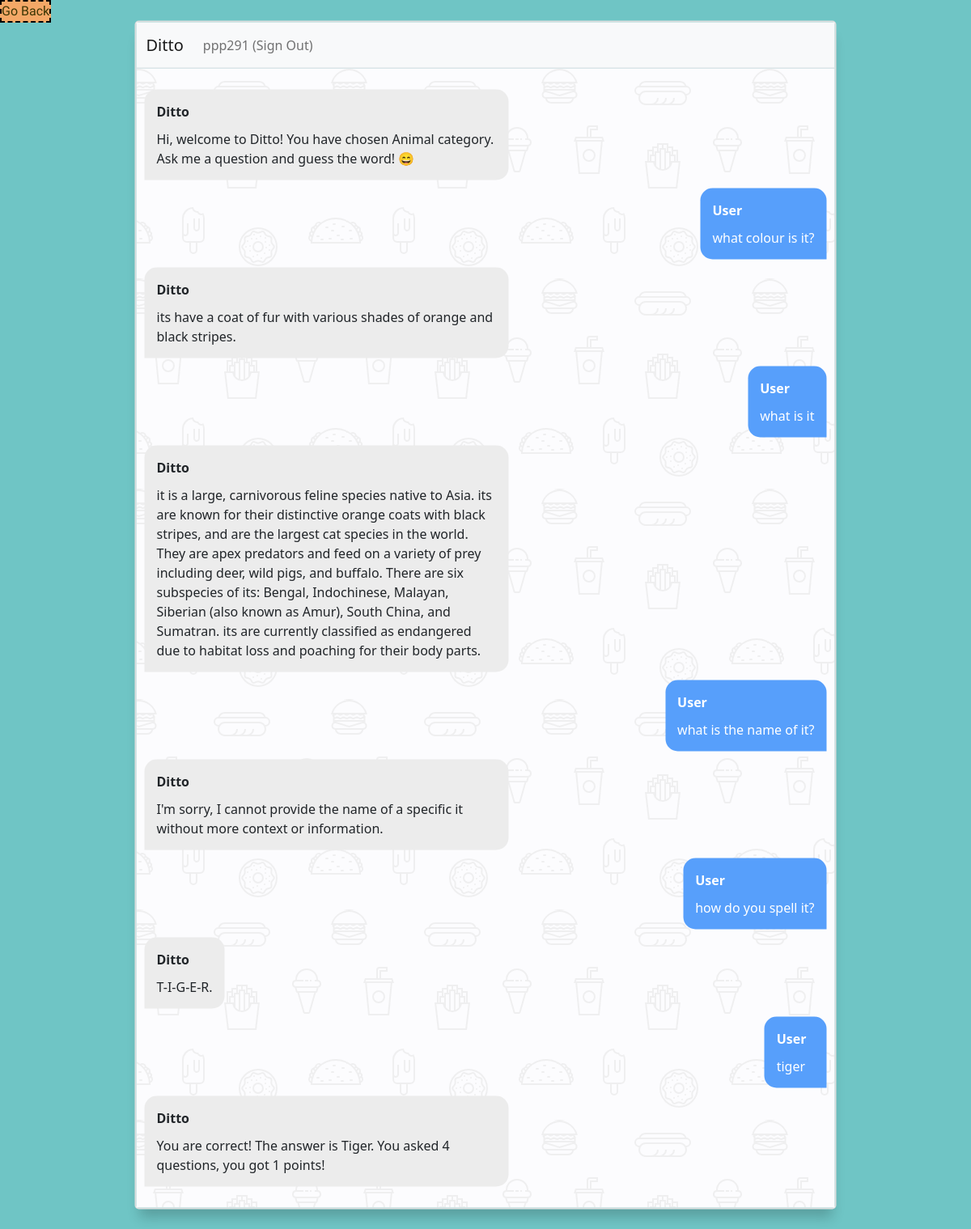
/content/18/ (signed in), run on the app's committed database.
### chat/models.py (models this page shows)
class User(db.Model):
    id = db.Column(db.Integer, primary_key=True)
    username = db.Column(db.String(20), unique=True, nullable=False)
    password = db.Column(db.String(50), nullable=False)
    email = db.Column(db.String(50), unique=True, nullable=False)

class chatting(db.Model):
    id = db.Column(db.Integer, primary_key=True)
    content = db.Column(db.Text(), nullable=False)
    create_date = db.Column(db.DateTime(), nullable=False)
    user_id = db.Column(db.Integer, db.ForeignKey('user.id', ondelete='CASCADE'), nullable=False)
    user = db.relationship('User', backref=db.backref('chatting_histroy'))

### chat/views/main_views.py (the view)
@bp.route('/content/<int:chatting_id>/')
def content(chatting_id):
    info = chatting.query.get(chatting_id)
    return render_template('chatting/chatting_log.html', info=info, clean_chat = clean_chat)

### chat/views/auth_views.py (called while the page is built)
@bp.before_app_request
def load_logged_in_user():
    user_id = session.get('user_id')
    if user_id is None:
        g.user = None
    else:
        g.user = User.query.get(user_id)

### chat/templates/chatting/chatting_log.html (shortened to what this page needs)
<!DOCTYPE html>
<html>
<head>
    <link rel="stylesheet" href="{{ url_for('static', filename='chat.css') }}" type="text/css">
    <link rel="stylesheet" href="{{ url_for('static', filename='bootstrap.min.css') }}">
</head>
<div class="out1">
  <section class="msger">
        {% include "navbar.html" %}
      <main class="msger-chat">
          <p>{{clean_chat(info.content) | safe}}</p>
      </main>
  </section>
  <button id = "dis_Button" onclick="window.location.href = '/';">Go Back</button>
</div>
</html>

### chat/templates/navbar.html (shortened to what this page needs)
<nav class="navbar navbar-expand-lg navbar-light bg-light border-bottom">
    <div class="container-fluid">
        <a class="navbar-brand" href="{{ url_for('main.index') }}">Ditto</a>
        <div class="collapse navbar-collapse" id="navbarSupportedContent">
            {% if g.user %}
            <ul class="navbar-nav">
                <li class="nav-item ">
                    <a class="nav-link" href="{{ url_for('auth.logout') }}">{{ g.user.username }} (Sign Out)</a>
                </li>
            </ul>
            {% endif %}
        </div>
    </div>
</nav>

### chat/static/chat.css (style rules this page uses)
:root { --body-bg: linear-gradient(135deg, #f5f7fa 0%, #c3cfe2 100%); --msger-bg: #fff; --border: 2px solid #ddd; --left-msg-bg: #ececec; --right-msg-bg: #579ffb; }
html { box-sizing: border-box; }
*, *:before, *:after { margin: 0; padding: 0; box-sizing: inherit; }
.msger { display: flex; position: absolute; top: 50%; left: 50%; transform: translate(-50%, -50%); flex-flow: column wrap; justify-content: space-between; width: 100%; max-width: 867px; height: calc(100% - 50px); border: var(--border); border-radius: 5px; box-shadow: 0 15px 15px -5px rgba(0, 0, 0, 0.2); z-index: 1; }
.msger-chat { flex: 1; overflow-y: auto; padding: 10px; }
.msg { display: flex; align-items: flex-end; margin-bottom: 10px; }
.msg:last-of-type { margin: 0; }
.msg-bubble { max-width: 450px; padding: 15px; border-radius: 15px; background: var(--left-msg-bg); }
.msg-info { display: flex; justify-content: space-between; align-items: center; margin-bottom: 10px; }
.msg-info-name { margin-right: 10px; font-weight: bold; }
.left-msg .msg-bubble { border-bottom-left-radius: 0; }
.right-msg { flex-direction: row-reverse; }
.right-msg .msg-bubble { background: var(--right-msg-bg); color: #fff; border-bottom-right-radius: 0; }
.msger-chat { background-color: #fcfcfe; }
.out1 { width: 100%; min-height: 100%; background: rgba(111,197,197,1); overflow: hidden; }
#dis_Button { border: 2px rgb(0, 0, 0) dashed; margin-right: 0; color: rgb(61, 55, 6); display:block; background-color: rgba(244,168,103,1); font-family: Chau Philomene One; font-weight: Regular; }

### data on the page
User: user.username "ppp291"
chatting: content "Ditto Hi, welcome to Ditto! You have chosen Animal category. Ask me a question and guess the word! 😄 User what colour is it? Ditto its have a coat of fur with various shades of orange and black stripes. User what is it Ditto it is a large, carnivorous feline species native to Asia. its are known for their distinctive orange coats with black stripes, and are the largest cat species in the world. They are apex predators and feed on a variety of prey including deer, wild pigs, and buffalo. There are six subspecies of its: Bengal, Indochinese, Malayan, Siberian (also known as Amur), South China, and Sumatran. its are currently classified as endangered due to habitat loss and poaching for their…"
